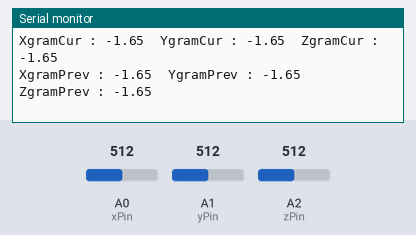
A sketch run on a simulated Arduino Uno, built with avr-gcc and run on an emulated ATmega328P. Shown: the last lines printed to the serial monitor. The test bench sets the inputs (shaded band); at power-on: A2 (zPin) = 512, A0 (xPin) = 512, A1 (yPin) = 512.

Above: at 7.2 s.
7.3 s: A2 (zPin) set to 535
At 7.58 s:
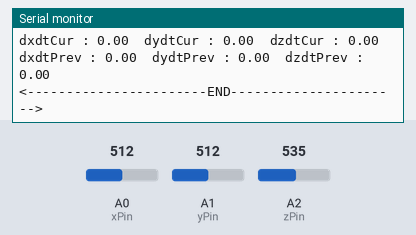
10.3 s: A2 (zPin) set to 563
At 11.29 s:
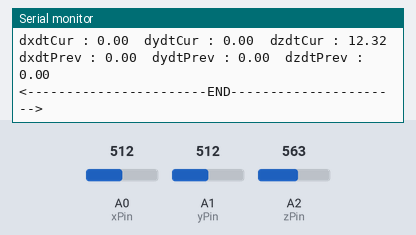
Timing chart, 0 to 13.3 s (numbered marks = the images above; inputs shaded):
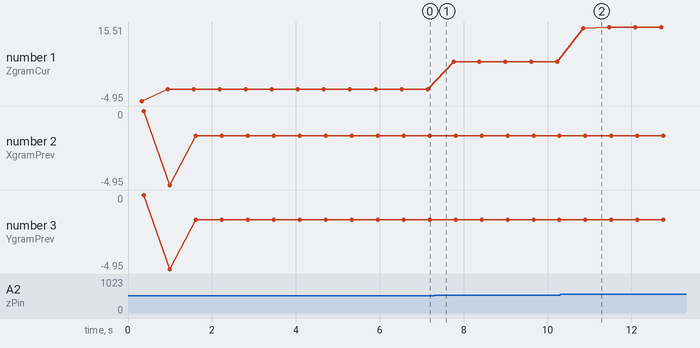

The sketch:

adxl335Final.ino
```cpp
#include<Wire.h>
#define SLAVE_ADDRESS 0x05

unsigned long tempInt = 0;
String valStr = "";
int len = 0;
byte byteT[9];

unsigned int valXCur = 0;
unsigned int valYCur = 0;
unsigned int valZCur = 0;

unsigned int valXPrev = 0;
unsigned int valYPrev = 0;
unsigned int valZPrev = 0;

int xMin = 529;
int xMAx = 526;

int yMin = 532;
int yMax = 532;

int zMin = 425;
int zMax = 630;

float XgramCur = 0.0;
float YgramCur = 0.0;
float ZgramCur = 0.0;

float XgramPrev = 0.0;
float YgramPrev = 0.0;
float ZgramPrev = 0.0;

float sampleInterval = 0.250;
float dxdtCur = 0.0;
float dydtCur = 0.0;
float dzdtCur = 0.0;

float dxdtPrev = 0.0;
float dydtPrev = 0.0;
float dzdtPrev = 0.0;

byte xPin = 0;
byte yPin = 1;
byte zPin = 2;

void setup() {
    analogReference(EXTERNAL);
    Serial.begin(9600);
    Wire.begin(SLAVE_ADDRESS);
    Wire.onRequest(sendAllDatas);
    valXPrev = analogRead(xPin);
    valYPrev = analogRead(yPin);
    valZPrev = analogRead(zPin);
}

void loop() {

    valXPrev = valXCur;
    valYPrev = valYCur;
    valZPrev = valZCur;

    XgramPrev = XgramCur;
    YgramPrev = YgramCur;
    ZgramPrev = ZgramCur;

    dxdtPrev = dxdtCur;
    dydtPrev = dydtCur;
    dzdtPrev = dzdtCur;

     for(int i=0 ; i<50; i++){
       valXCur += analogRead(xPin);
       valYCur += analogRead(yPin);
       valZCur += analogRead(zPin);
       delay(5);
    }
    valXCur = valXCur/50;
    XgramCur = (valXCur - 527.0)*0.330;

    valYCur = valYCur/50;
    YgramCur = (valYCur - 527.0)*0.330;

    valZCur = valZCur/50;
    //ZgramCur = (valZCur - 527.0)*0.0098;
    ZgramCur = (valZCur - 527.0)*0.330;

    dxdtCur = ( XgramCur - XgramPrev) / (1.0 - sampleInterval);
    dydtCur = ( YgramCur - YgramPrev) / (1.0 - sampleInterval);
    dzdtCur = ( ZgramCur - ZgramPrev) / (1.0 - sampleInterval);
    //findStroke(dxdtCur,dxdtPrev);


    Serial.println("<-----------------------START---------------------->");

    Serial.print("XgramCur : ");
    Serial.print(XgramCur);
    Serial.print("\tYgramCur : ");
    Serial.print(YgramCur);
    Serial.print("\tZgramCur : ");
    Serial.println(ZgramCur);

    Serial.print("XgramPrev : ");
    Serial.print(XgramPrev);
    Serial.print("\tYgramPrev : ");
    Serial.print(YgramPrev);
    Serial.print("\tZgramPrev : ");
    Serial.println(ZgramPrev);

    Serial.print("dxdtCur : ");
    Serial.print(dxdtCur);
    Serial.print("\tdydtCur : ");
    Serial.print(dydtCur);
    Serial.print("\tdzdtCur : ");
    Serial.println(dzdtCur);


    Serial.print("dxdtPrev : ");
    Serial.print(dxdtPrev);
    Serial.print("\tdydtPrev : ");
    Serial.print(dydtPrev);
    Serial.print("\tdzdtPrev : ");
    Serial.println(dzdtPrev);

    Serial.println("<-----------------------END---------------------->");
    delay(100);
}

void sendData(float temp,int id)
{
   tempInt = 0;
   valStr = "";
   tempInt = temp*1000;
   if(tempInt <= 9999){
     valStr = "";
     valStr += id;
     valStr += "000";
     valStr += tempInt;
   } else if( tempInt <= 99999 ){
     valStr = "";
     valStr += id;
     valStr += "00";
     valStr += tempInt;
   } else if( tempInt <= 999999 ){
     valStr = "";
     valStr += id;
     valStr += "0";
     valStr += tempInt;
   } else if ( tempInt <= 9999999){
      valStr = "";
      valStr += id;
      //valStr += "0";
      valStr += tempInt;
   }
   len = valStr.length();
   valStr.getBytes(byteT,len+1);
   for(int i=0;i<len+1;i++){
       Serial.print(byteT[i]);//we will recieve only the ascii value;
       Serial.print("\t");
   }
   Serial.println();
   Wire.write(byteT,len+1);
}

void sendAllDatas()
{
    sendData(XgramCur,1);
    sendData(YgramCur,2);
    sendData(ZgramCur,3);
    sendData(dxdtCur,4);
    sendData(dydtCur,5);
    sendData(dzdtCur,6);
}

void dataParser(byte *byteTemp,byte size)
{
    String dataX = "";
    String dataY = "";
    String dataZ = "";
    String dxdt = "";
    String dydt = "";
    String dzdt = "";
    String numberStr = "";
    long longNo = 0;
    float realData = 0;
    for(int i=0;i<(size-1);i++){
        dataX += (byteTemp[i] - '0');
    }
    Serial.println(dataX);
    if(dataX.charAt(0) == '3'){
        numberStr = "";
        numberStr += dataX.substring(1,8);
    }
    Serial.print("numberStr :");
    Serial.println(numberStr);
    longNo = numberStr.toInt();
    realData = longNo/1000.0;
    Serial.print("realData :");
    Serial.println(realData,3);
}
```

Measured:
- after the input at 10.3 s, the serial monitor: prints a new line after 0.55 s (image 2)
- plotted number 1: -1.65 → 5.94 after the input at 7.3 s, 5.94 → 15.51 after the input at 10.3 s
